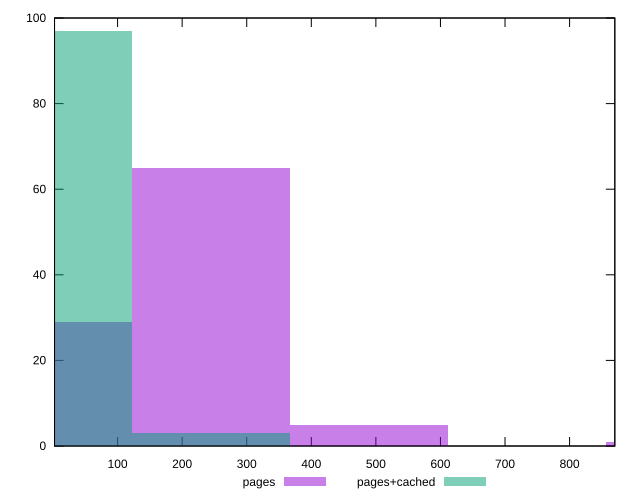

Reproduce this figure in gnuplot.
reset

$pages <<EOF
489.0377398490582 5
244.5188699245291 65
0 29
978.0754796981164 1
EOF

$pagesCached <<EOF
244.5188699245291 3
0 97
EOF

set key outside below
set boxwidth 244.5188699245291
set xrange [2.364:870.044]
set yrange [0:100]
set trange [0:100]
set style fill transparent solid 0.5 noborder
set terminal svg size 640, 500 enhanced background rgb 'white'
set output "report_00015_2021-02-09T16-11-33.973Z/server-response-time/comparison/histogram/0_vs_1.svg"

plot $pages title "pages" with boxes, \
     $pagesCached title "pages+cached" with boxes

reset
